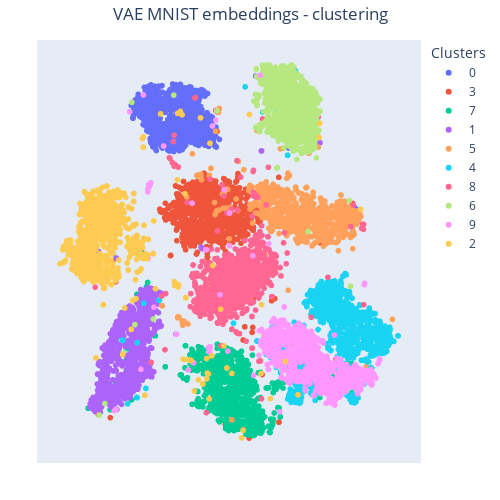

Write notebook code for a chart like this one.
### Code cell
string_labels = [str(label) for label in labels]
fig = px.scatter(x=X_embedded[:, 0], y=X_embedded[:, 1], color=string_labels, title="VAE MNIST embeddings - clustering")

fig.update_layout(width=500, height=500)
fig.update_xaxes(showline=False, showgrid=False, zeroline=False, showticklabels=False, title_text='')
fig.update_yaxes(showline=False, showgrid=False, zeroline=False, showticklabels=False, title_text='')
fig.update_layout(legend_title="Clusters")
fig.update_layout(
    title=dict(x=0.5),
    margin=dict(l=20, r=20, t=40, b=20)
)

fig.show()

### Figure 1 — Plotly figure (JSON) as saved in the notebook; plotly's stock layout.template omitted (floating-point values rounded to 4 significant figures; data arrays with more than 128 entries replaced by an {"elided": "..."} marker saying what was removed)
{"data": [{"hovertemplate": "color=0<br>x=%{x}<br>y=%{y}<extra></extra>", "legendgroup": "0", "marker": {"color": "#636efa", "symbol": "circle"}, "mode": "markers", "name": "0", "showlegend": true, "type": "scattergl", "x": {"elided": "980 float values"}, "xaxis": "x", "y": {"elided": "980 float values"}, "yaxis": "y"}, {"hovertemplate": "color=3<br>x=%{x}<br>y=%{y}<extra></extra>", "legendgroup": "3", "marker": {"color": "#EF553B", "symbol": "circle"}, "mode": "markers", "name": "3", "showlegend": true, "type": "scattergl", "x": {"elided": "1010 float values"}, "xaxis": "x", "y": {"elided": "1010 float values"}, "yaxis": "y"}, {"hovertemplate": "color=7<br>x=%{x}<br>y=%{y}<extra></extra>", "legendgroup": "7", "marker": {"color": "#00cc96", "symbol": "circle"}, "mode": "markers", "name": "7", "showlegend": true, "type": "scattergl", "x": {"elided": "1028 float values"}, "xaxis": "x", "y": {"elided": "1028 float values"}, "yaxis": "y"}, {"hovertemplate": "color=1<br>x=%{x}<br>y=%{y}<extra></extra>", "legendgroup": "1", "marker": {"color": "#ab63fa", "symbol": "circle"}, "mode": "markers", "name": "1", "showlegend": true, "type": "scattergl", "x": {"elided": "1135 float values"}, "xaxis": "x", "y": {"elided": "1135 float values"}, "yaxis": "y"}, {"hovertemplate": "color=5<br>x=%{x}<br>y=%{y}<extra></extra>", "legendgroup": "5", "marker": {"color": "#FFA15A", "symbol": "circle"}, "mode": "markers", "name": "5", "showlegend": true, "type": "scattergl", "x": {"elided": "892 float values"}, "xaxis": "x", "y": {"elided": "892 float values"}, "yaxis": "y"}, {"hovertemplate": "color=4<br>x=%{x}<br>y=%{y}<extra></extra>", "legendgroup": "4", "marker": {"color": "#19d3f3", "symbol": "circle"}, "mode": "markers", "name": "4", "showlegend": true, "type": "scattergl", "x": {"elided": "982 float values"}, "xaxis": "x", "y": {"elided": "982 float values"}, "yaxis": "y"}, {"hovertemplate": "color=8<br>x=%{x}<br>y=%{y}<extra></extra>", "legendgroup": "8", "marker": {"color": "#FF6692", "symbol": "circle"}, "mode": "markers", "name": "8", "showlegend": true, "type": "scattergl", "x": {"elided": "974 float values"}, "xaxis": "x", "y": {"elided": "974 float values"}, "yaxis": "y"}, {"hovertemplate": "color=6<br>x=%{x}<br>y=%{y}<extra></extra>", "legendgroup": "6", "marker": {"color": "#B6E880", "symbol": "circle"}, "mode": "markers", "name": "6", "showlegend": true, "type": "scattergl", "x": {"elided": "958 float values"}, "xaxis": "x", "y": {"elided": "958 float values"}, "yaxis": "y"}, {"hovertemplate": "color=9<br>x=%{x}<br>y=%{y}<extra></extra>", "legendgroup": "9", "marker": {"color": "#FF97FF", "symbol": "circle"}, "mode": "markers", "name": "9", "showlegend": true, "type": "scattergl", "x": {"elided": "1009 float values"}, "xaxis": "x", "y": {"elided": "1009 float values"}, "yaxis": "y"}, {"hovertemplate": "color=2<br>x=%{x}<br>y=%{y}<extra></extra>", "legendgroup": "2", "marker": {"color": "#FECB52", "symbol": "circle"}, "mode": "markers", "name": "2", "showlegend": true, "type": "scattergl", "x": {"elided": "1032 float values"}, "xaxis": "x", "y": {"elided": "1032 float values"}, "yaxis": "y"}], "layout": {"height": 500, "legend": {"title": {"text": "Clusters"}, "tracegroupgap": 0}, "margin": {"b": 20, "l": 20, "r": 20, "t": 40}, "title": {"text": "VAE MNIST embeddings - clustering", "x": 0.5}, "width": 500, "xaxis": {"anchor": "y", "domain": [0, 1], "showgrid": false, "showline": false, "showticklabels": false, "title": {"text": ""}, "zeroline": false}, "yaxis": {"anchor": "x", "domain": [0, 1], "showgrid": false, "showline": false, "showticklabels": false, "title": {"text": ""}, "zeroline": false}}}
